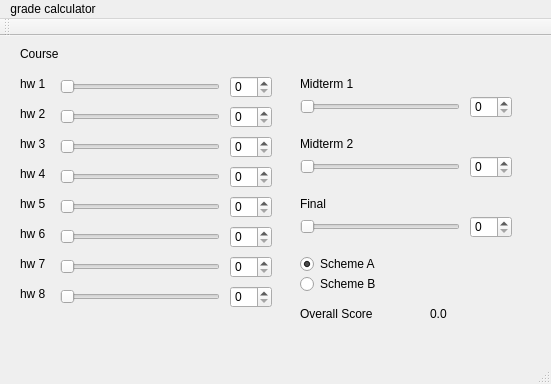
<?xml version="1.0" encoding="UTF-8"?>
<ui version="4.0">
 <class>Calculator</class>
 <widget class="QMainWindow" name="Calculator">
  <property name="geometry">
   <rect>
    <x>0</x>
    <y>0</y>
    <width>551</width>
    <height>384</height>
   </rect>
  </property>
  <property name="windowTitle">
   <string>Calculator</string>
  </property>
  <widget class="QWidget" name="centralWidget">
   <widget class="QSlider" name="slider_1">
    <property name="geometry">
     <rect>
      <x>60</x>
      <y>40</y>
      <width>160</width>
      <height>22</height>
     </rect>
    </property>
    <property name="maximum">
     <number>100</number>
    </property>
    <property name="orientation">
     <enum>Qt::Horizontal</enum>
    </property>
   </widget>
   <widget class="QSlider" name="slider_3">
    <property name="geometry">
     <rect>
      <x>60</x>
      <y>100</y>
      <width>160</width>
      <height>22</height>
     </rect>
    </property>
    <property name="maximum">
     <number>100</number>
    </property>
    <property name="orientation">
     <enum>Qt::Horizontal</enum>
    </property>
   </widget>
   <widget class="QSlider" name="slider_6">
    <property name="geometry">
     <rect>
      <x>60</x>
      <y>190</y>
      <width>160</width>
      <height>22</height>
     </rect>
    </property>
    <property name="maximum">
     <number>100</number>
    </property>
    <property name="orientation">
     <enum>Qt::Horizontal</enum>
    </property>
   </widget>
   <widget class="QSlider" name="slider_4">
    <property name="geometry">
     <rect>
      <x>60</x>
      <y>130</y>
      <width>160</width>
      <height>22</height>
     </rect>
    </property>
    <property name="maximum">
     <number>100</number>
    </property>
    <property name="orientation">
     <enum>Qt::Horizontal</enum>
    </property>
   </widget>
   <widget class="QSlider" name="slider_5">
    <property name="geometry">
     <rect>
      <x>60</x>
      <y>160</y>
      <width>160</width>
      <height>22</height>
     </rect>
    </property>
    <property name="maximum">
     <number>100</number>
    </property>
    <property name="orientation">
     <enum>Qt::Horizontal</enum>
    </property>
   </widget>
   <widget class="QSlider" name="slider_2">
    <property name="geometry">
     <rect>
      <x>60</x>
      <y>70</y>
      <width>160</width>
      <height>22</height>
     </rect>
    </property>
    <property name="maximum">
     <number>100</number>
    </property>
    <property name="orientation">
     <enum>Qt::Horizontal</enum>
    </property>
   </widget>
   <widget class="QSlider" name="slider_7">
    <property name="geometry">
     <rect>
      <x>60</x>
      <y>220</y>
      <width>160</width>
      <height>22</height>
     </rect>
    </property>
    <property name="maximum">
     <number>100</number>
    </property>
    <property name="orientation">
     <enum>Qt::Horizontal</enum>
    </property>
   </widget>
   <widget class="QSlider" name="slider_8">
    <property name="geometry">
     <rect>
      <x>60</x>
      <y>250</y>
      <width>160</width>
      <height>22</height>
     </rect>
    </property>
    <property name="maximum">
     <number>100</number>
    </property>
    <property name="orientation">
     <enum>Qt::Horizontal</enum>
    </property>
   </widget>
   <widget class="QSpinBox" name="spinBox_1">
    <property name="geometry">
     <rect>
      <x>230</x>
      <y>40</y>
      <width>42</width>
      <height>22</height>
     </rect>
    </property>
    <property name="maximum">
     <number>100</number>
    </property>
   </widget>
   <widget class="QSpinBox" name="spinBox_2">
    <property name="geometry">
     <rect>
      <x>230</x>
      <y>70</y>
      <width>42</width>
      <height>22</height>
     </rect>
    </property>
    <property name="maximum">
     <number>100</number>
    </property>
   </widget>
   <widget class="QSpinBox" name="spinBox_3">
    <property name="geometry">
     <rect>
      <x>230</x>
      <y>100</y>
      <width>42</width>
      <height>22</height>
     </rect>
    </property>
    <property name="maximum">
     <number>100</number>
    </property>
   </widget>
   <widget class="QSpinBox" name="spinBox_4">
    <property name="geometry">
     <rect>
      <x>230</x>
      <y>130</y>
      <width>42</width>
      <height>22</height>
     </rect>
    </property>
    <property name="maximum">
     <number>100</number>
    </property>
   </widget>
   <widget class="QSpinBox" name="spinBox_5">
    <property name="geometry">
     <rect>
      <x>230</x>
      <y>160</y>
      <width>42</width>
      <height>22</height>
     </rect>
    </property>
    <property name="maximum">
     <number>100</number>
    </property>
   </widget>
   <widget class="QSpinBox" name="spinBox_6">
    <property name="geometry">
     <rect>
      <x>230</x>
      <y>190</y>
      <width>42</width>
      <height>22</height>
     </rect>
    </property>
    <property name="maximum">
     <number>100</number>
    </property>
   </widget>
   <widget class="QSpinBox" name="spinBox_7">
    <property name="geometry">
     <rect>
      <x>230</x>
      <y>220</y>
      <width>42</width>
      <height>22</height>
     </rect>
    </property>
    <property name="maximum">
     <number>100</number>
    </property>
   </widget>
   <widget class="QSpinBox" name="spinBox_8">
    <property name="geometry">
     <rect>
      <x>230</x>
      <y>250</y>
      <width>42</width>
      <height>22</height>
     </rect>
    </property>
    <property name="maximum">
     <number>100</number>
    </property>
   </widget>
   <widget class="QLabel" name="label">
    <property name="geometry">
     <rect>
      <x>20</x>
      <y>10</y>
      <width>60</width>
      <height>16</height>
     </rect>
    </property>
    <property name="text">
     <string>Course</string>
    </property>
   </widget>
   <widget class="QLabel" name="label_m1">
    <property name="geometry">
     <rect>
      <x>300</x>
      <y>40</y>
      <width>60</width>
      <height>16</height>
     </rect>
    </property>
    <property name="text">
     <string>Midterm 1</string>
    </property>
   </widget>
   <widget class="QLabel" name="label_m2">
    <property name="geometry">
     <rect>
      <x>300</x>
      <y>100</y>
      <width>71</width>
      <height>16</height>
     </rect>
    </property>
    <property name="text">
     <string>Midterm 2</string>
    </property>
   </widget>
   <widget class="QSlider" name="slider_9">
    <property name="geometry">
     <rect>
      <x>300</x>
      <y>60</y>
      <width>160</width>
      <height>22</height>
     </rect>
    </property>
    <property name="maximum">
     <number>100</number>
    </property>
    <property name="orientation">
     <enum>Qt::Horizontal</enum>
    </property>
   </widget>
   <widget class="QSpinBox" name="spinBox_9">
    <property name="geometry">
     <rect>
      <x>470</x>
      <y>60</y>
      <width>42</width>
      <height>22</height>
     </rect>
    </property>
    <property name="maximum">
     <number>100</number>
    </property>
   </widget>
   <widget class="QSlider" name="slider_10">
    <property name="geometry">
     <rect>
      <x>300</x>
      <y>120</y>
      <width>160</width>
      <height>22</height>
     </rect>
    </property>
    <property name="maximum">
     <number>100</number>
    </property>
    <property name="orientation">
     <enum>Qt::Horizontal</enum>
    </property>
   </widget>
   <widget class="QSpinBox" name="spinBox_10">
    <property name="geometry">
     <rect>
      <x>470</x>
      <y>120</y>
      <width>42</width>
      <height>22</height>
     </rect>
    </property>
    <property name="maximum">
     <number>100</number>
    </property>
   </widget>
   <widget class="QLabel" name="label_final">
    <property name="geometry">
     <rect>
      <x>300</x>
      <y>160</y>
      <width>71</width>
      <height>16</height>
     </rect>
    </property>
    <property name="text">
     <string>Final</string>
    </property>
   </widget>
   <widget class="QSpinBox" name="spinBox_11">
    <property name="geometry">
     <rect>
      <x>470</x>
      <y>180</y>
      <width>42</width>
      <height>22</height>
     </rect>
    </property>
    <property name="maximum">
     <number>100</number>
    </property>
   </widget>
   <widget class="QSlider" name="slider_11">
    <property name="geometry">
     <rect>
      <x>300</x>
      <y>180</y>
      <width>160</width>
      <height>22</height>
     </rect>
    </property>
    <property name="maximum">
     <number>100</number>
    </property>
    <property name="orientation">
     <enum>Qt::Horizontal</enum>
    </property>
   </widget>
   <widget class="QLabel" name="label_2">
    <property name="geometry">
     <rect>
      <x>20</x>
      <y>40</y>
      <width>41</width>
      <height>16</height>
     </rect>
    </property>
    <property name="text">
     <string>hw 1</string>
    </property>
   </widget>
   <widget class="QLabel" name="label_3">
    <property name="geometry">
     <rect>
      <x>20</x>
      <y>70</y>
      <width>41</width>
      <height>16</height>
     </rect>
    </property>
    <property name="text">
     <string>hw 2</string>
    </property>
   </widget>
   <widget class="QLabel" name="label_4">
    <property name="geometry">
     <rect>
      <x>20</x>
      <y>100</y>
      <width>41</width>
      <height>16</height>
     </rect>
    </property>
    <property name="text">
     <string>hw 3</string>
    </property>
   </widget>
   <widget class="QLabel" name="label_5">
    <property name="geometry">
     <rect>
      <x>20</x>
      <y>130</y>
      <width>41</width>
      <height>16</height>
     </rect>
    </property>
    <property name="text">
     <string>hw 4</string>
    </property>
   </widget>
   <widget class="QLabel" name="label_6">
    <property name="geometry">
     <rect>
      <x>20</x>
      <y>160</y>
      <width>41</width>
      <height>16</height>
     </rect>
    </property>
    <property name="text">
     <string>hw 5</string>
    </property>
   </widget>
   <widget class="QLabel" name="label_7">
    <property name="geometry">
     <rect>
      <x>20</x>
      <y>190</y>
      <width>41</width>
      <height>16</height>
     </rect>
    </property>
    <property name="text">
     <string>hw 6</string>
    </property>
   </widget>
   <widget class="QLabel" name="label_8">
    <property name="geometry">
     <rect>
      <x>20</x>
      <y>220</y>
      <width>41</width>
      <height>16</height>
     </rect>
    </property>
    <property name="text">
     <string>hw 7</string>
    </property>
   </widget>
   <widget class="QLabel" name="label_9">
    <property name="geometry">
     <rect>
      <x>20</x>
      <y>250</y>
      <width>41</width>
      <height>16</height>
     </rect>
    </property>
    <property name="text">
     <string>hw 8</string>
    </property>
   </widget>
   <widget class="QLabel" name="label_10">
    <property name="geometry">
     <rect>
      <x>300</x>
      <y>270</y>
      <width>91</width>
      <height>16</height>
     </rect>
    </property>
    <property name="text">
     <string>Overall Score</string>
    </property>
   </widget>
   <widget class="QLabel" name="score">
    <property name="geometry">
     <rect>
      <x>430</x>
      <y>270</y>
      <width>60</width>
      <height>16</height>
     </rect>
    </property>
    <property name="text">
     <string>0.0</string>
    </property>
   </widget>
   <widget class="QRadioButton" name="radioButton_A">
    <property name="geometry">
     <rect>
      <x>300</x>
      <y>220</y>
      <width>111</width>
      <height>16</height>
     </rect>
    </property>
    <property name="text">
     <string>Scheme A</string>
    </property>
    <property name="checked">
     <bool>true</bool>
    </property>
   </widget>
   <widget class="QRadioButton" name="radioButton_B">
    <property name="geometry">
     <rect>
      <x>300</x>
      <y>240</y>
      <width>101</width>
      <height>16</height>
     </rect>
    </property>
    <property name="text">
     <string>Scheme B</string>
    </property>
   </widget>
  </widget>
  <widget class="QMenuBar" name="menuBar">
   <property name="geometry">
    <rect>
     <x>0</x>
     <y>0</y>
     <width>551</width>
     <height>22</height>
    </rect>
   </property>
   <widget class="QMenu" name="menuasdhdha">
    <property name="title">
     <string>grade calculator</string>
    </property>
   </widget>
   <addaction name="menuasdhdha"/>
  </widget>
  <widget class="QToolBar" name="mainToolBar">
   <attribute name="toolBarArea">
    <enum>TopToolBarArea</enum>
   </attribute>
   <attribute name="toolBarBreak">
    <bool>false</bool>
   </attribute>
  </widget>
  <widget class="QStatusBar" name="statusBar"/>
 </widget>
 <layoutdefault spacing="6" margin="11"/>
 <resources/>
 <connections>
  <connection>
   <sender>spinBox_1</sender>
   <signal>valueChanged(int)</signal>
   <receiver>slider_1</receiver>
   <slot>setValue(int)</slot>
   <hints>
    <hint type="sourcelabel">
     <x>236</x>
     <y>96</y>
    </hint>
    <hint type="destinationlabel">
     <x>156</x>
     <y>85</y>
    </hint>
   </hints>
  </connection>
  <connection>
   <sender>slider_1</sender>
   <signal>valueChanged(int)</signal>
   <receiver>spinBox_1</receiver>
   <slot>setValue(int)</slot>
   <hints>
    <hint type="sourcelabel">
     <x>73</x>
     <y>83</y>
    </hint>
    <hint type="destinationlabel">
     <x>251</x>
     <y>96</y>
    </hint>
   </hints>
  </connection>
  <connection>
   <sender>slider_2</sender>
   <signal>valueChanged(int)</signal>
   <receiver>spinBox_2</receiver>
   <slot>setValue(int)</slot>
   <hints>
    <hint type="sourcelabel">
     <x>126</x>
     <y>115</y>
    </hint>
    <hint type="destinationlabel">
     <x>253</x>
     <y>118</y>
    </hint>
   </hints>
  </connection>
  <connection>
   <sender>slider_3</sender>
   <signal>valueChanged(int)</signal>
   <receiver>spinBox_3</receiver>
   <slot>setValue(int)</slot>
   <hints>
    <hint type="sourcelabel">
     <x>103</x>
     <y>140</y>
    </hint>
    <hint type="destinationlabel">
     <x>248</x>
     <y>150</y>
    </hint>
   </hints>
  </connection>
  <connection>
   <sender>slider_4</sender>
   <signal>valueChanged(int)</signal>
   <receiver>spinBox_4</receiver>
   <slot>setValue(int)</slot>
   <hints>
    <hint type="sourcelabel">
     <x>153</x>
     <y>174</y>
    </hint>
    <hint type="destinationlabel">
     <x>252</x>
     <y>174</y>
    </hint>
   </hints>
  </connection>
  <connection>
   <sender>slider_5</sender>
   <signal>valueChanged(int)</signal>
   <receiver>spinBox_5</receiver>
   <slot>setValue(int)</slot>
   <hints>
    <hint type="sourcelabel">
     <x>137</x>
     <y>204</y>
    </hint>
    <hint type="destinationlabel">
     <x>254</x>
     <y>205</y>
    </hint>
   </hints>
  </connection>
  <connection>
   <sender>slider_6</sender>
   <signal>valueChanged(int)</signal>
   <receiver>spinBox_6</receiver>
   <slot>setValue(int)</slot>
   <hints>
    <hint type="sourcelabel">
     <x>165</x>
     <y>234</y>
    </hint>
    <hint type="destinationlabel">
     <x>249</x>
     <y>239</y>
    </hint>
   </hints>
  </connection>
  <connection>
   <sender>slider_7</sender>
   <signal>valueChanged(int)</signal>
   <receiver>spinBox_7</receiver>
   <slot>setValue(int)</slot>
   <hints>
    <hint type="sourcelabel">
     <x>183</x>
     <y>266</y>
    </hint>
    <hint type="destinationlabel">
     <x>248</x>
     <y>266</y>
    </hint>
   </hints>
  </connection>
  <connection>
   <sender>slider_8</sender>
   <signal>valueChanged(int)</signal>
   <receiver>spinBox_8</receiver>
   <slot>setValue(int)</slot>
   <hints>
    <hint type="sourcelabel">
     <x>164</x>
     <y>294</y>
    </hint>
    <hint type="destinationlabel">
     <x>245</x>
     <y>295</y>
    </hint>
   </hints>
  </connection>
  <connection>
   <sender>slider_9</sender>
   <signal>valueChanged(int)</signal>
   <receiver>spinBox_9</receiver>
   <slot>setValue(int)</slot>
   <hints>
    <hint type="sourcelabel">
     <x>413</x>
     <y>113</y>
    </hint>
    <hint type="destinationlabel">
     <x>487</x>
     <y>113</y>
    </hint>
   </hints>
  </connection>
  <connection>
   <sender>slider_10</sender>
   <signal>valueChanged(int)</signal>
   <receiver>spinBox_10</receiver>
   <slot>setValue(int)</slot>
   <hints>
    <hint type="sourcelabel">
     <x>389</x>
     <y>176</y>
    </hint>
    <hint type="destinationlabel">
     <x>492</x>
     <y>176</y>
    </hint>
   </hints>
  </connection>
  <connection>
   <sender>slider_11</sender>
   <signal>valueChanged(int)</signal>
   <receiver>spinBox_11</receiver>
   <slot>setValue(int)</slot>
   <hints>
    <hint type="sourcelabel">
     <x>366</x>
     <y>236</y>
    </hint>
    <hint type="destinationlabel">
     <x>496</x>
     <y>236</y>
    </hint>
   </hints>
  </connection>
  <connection>
   <sender>spinBox_2</sender>
   <signal>valueChanged(int)</signal>
   <receiver>slider_2</receiver>
   <slot>setValue(int)</slot>
   <hints>
    <hint type="sourcelabel">
     <x>240</x>
     <y>108</y>
    </hint>
    <hint type="destinationlabel">
     <x>162</x>
     <y>112</y>
    </hint>
   </hints>
  </connection>
  <connection>
   <sender>spinBox_3</sender>
   <signal>valueChanged(int)</signal>
   <receiver>slider_3</receiver>
   <slot>setValue(int)</slot>
   <hints>
    <hint type="sourcelabel">
     <x>244</x>
     <y>140</y>
    </hint>
    <hint type="destinationlabel">
     <x>187</x>
     <y>140</y>
    </hint>
   </hints>
  </connection>
  <connection>
   <sender>spinBox_4</sender>
   <signal>valueChanged(int)</signal>
   <receiver>slider_4</receiver>
   <slot>setValue(int)</slot>
   <hints>
    <hint type="sourcelabel">
     <x>239</x>
     <y>183</y>
    </hint>
    <hint type="destinationlabel">
     <x>176</x>
     <y>183</y>
    </hint>
   </hints>
  </connection>
  <connection>
   <sender>spinBox_5</sender>
   <signal>valueChanged(int)</signal>
   <receiver>slider_5</receiver>
   <slot>setValue(int)</slot>
   <hints>
    <hint type="sourcelabel">
     <x>235</x>
     <y>213</y>
    </hint>
    <hint type="destinationlabel">
     <x>187</x>
     <y>213</y>
    </hint>
   </hints>
  </connection>
  <connection>
   <sender>spinBox_6</sender>
   <signal>valueChanged(int)</signal>
   <receiver>slider_6</receiver>
   <slot>setValue(int)</slot>
   <hints>
    <hint type="sourcelabel">
     <x>236</x>
     <y>229</y>
    </hint>
    <hint type="destinationlabel">
     <x>187</x>
     <y>229</y>
    </hint>
   </hints>
  </connection>
  <connection>
   <sender>spinBox_7</sender>
   <signal>valueChanged(int)</signal>
   <receiver>slider_7</receiver>
   <slot>setValue(int)</slot>
   <hints>
    <hint type="sourcelabel">
     <x>241</x>
     <y>273</y>
    </hint>
    <hint type="destinationlabel">
     <x>183</x>
     <y>272</y>
    </hint>
   </hints>
  </connection>
  <connection>
   <sender>spinBox_8</sender>
   <signal>valueChanged(int)</signal>
   <receiver>slider_8</receiver>
   <slot>setValue(int)</slot>
   <hints>
    <hint type="sourcelabel">
     <x>237</x>
     <y>296</y>
    </hint>
    <hint type="destinationlabel">
     <x>176</x>
     <y>296</y>
    </hint>
   </hints>
  </connection>
  <connection>
   <sender>spinBox_9</sender>
   <signal>valueChanged(int)</signal>
   <receiver>slider_9</receiver>
   <slot>setValue(int)</slot>
   <hints>
    <hint type="sourcelabel">
     <x>480</x>
     <y>98</y>
    </hint>
    <hint type="destinationlabel">
     <x>421</x>
     <y>98</y>
    </hint>
   </hints>
  </connection>
  <connection>
   <sender>spinBox_10</sender>
   <signal>valueChanged(int)</signal>
   <receiver>slider_10</receiver>
   <slot>setValue(int)</slot>
   <hints>
    <hint type="sourcelabel">
     <x>476</x>
     <y>159</y>
    </hint>
    <hint type="destinationlabel">
     <x>406</x>
     <y>159</y>
    </hint>
   </hints>
  </connection>
  <connection>
   <sender>spinBox_11</sender>
   <signal>valueChanged(int)</signal>
   <receiver>slider_11</receiver>
   <slot>setValue(int)</slot>
   <hints>
    <hint type="sourcelabel">
     <x>475</x>
     <y>215</y>
    </hint>
    <hint type="destinationlabel">
     <x>419</x>
     <y>222</y>
    </hint>
   </hints>
  </connection>
 </connections>
</ui>
